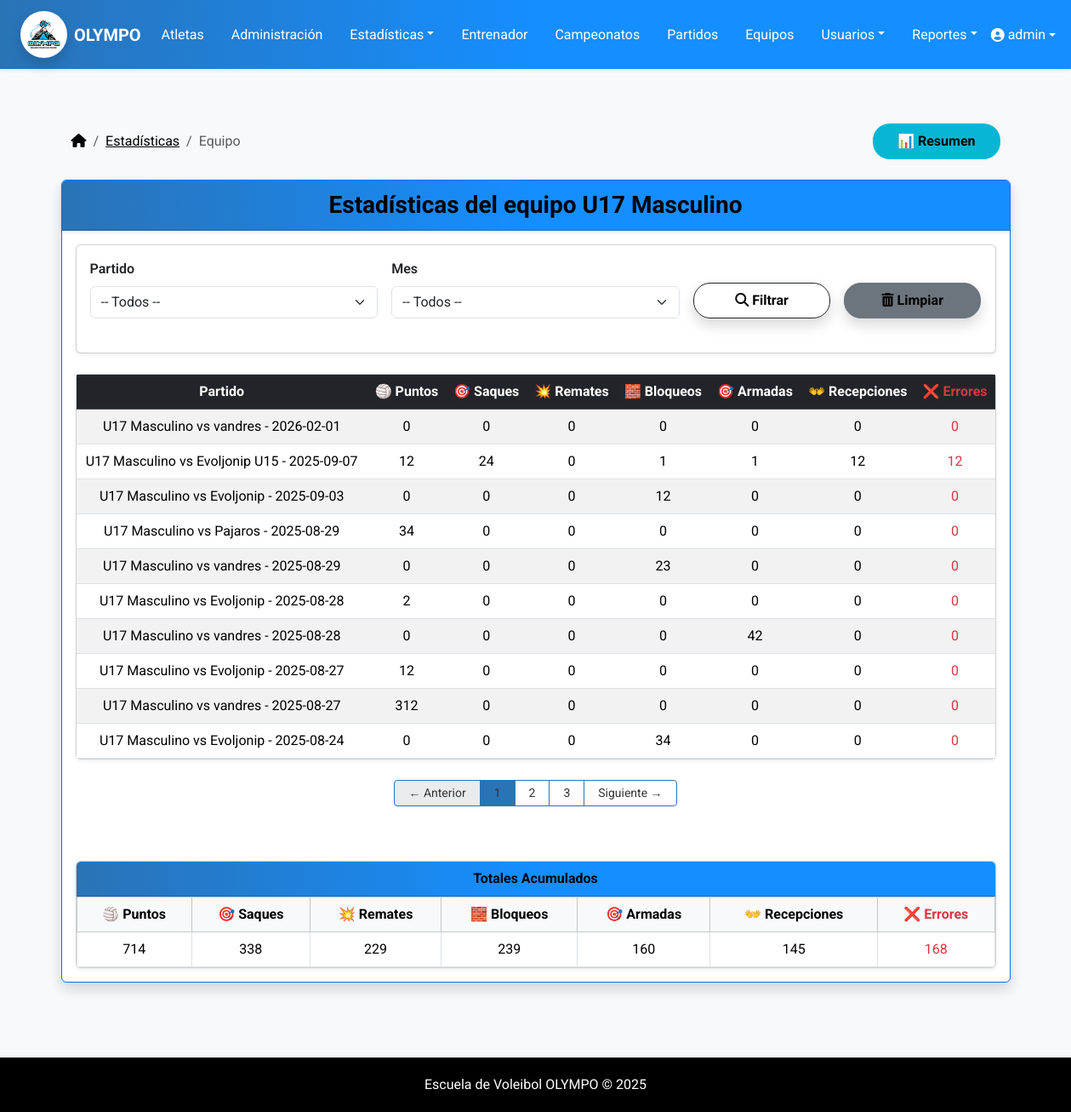
The page /atletas/atletas/estadisticas/equipos/27/ (signed in) on the database its author committed.
### atletas/models.py (models this page shows, shortened)
class Equipo(models.Model):
    SEXO_CHOICES = [
        ('masculino', 'Masculino'),
        ('femenino', 'Femenino'),
        ('mixto', 'Mixto'),
    ]
    nombre = models.CharField(max_length=100)
    entrenador = models.ForeignKey(Entrenador, on_delete=models.CASCADE)
    atletas = models.ManyToManyField(Atleta)
    categoria = models.CharField(max_length=50)
    sexo_equipo = models.CharField(max_length=10, choices=SEXO_CHOICES, null=True, blank=True)
    edad_tope = models.PositiveIntegerField(null=True, blank=True)

class Partido(models.Model):
    ESTADOS = [
        ('programado', 'Programado'),
        ('en_curso', 'En curso'),
        ('finalizado', 'Finalizado'),
        ('cancelado', 'Cancelado'),
    ]
    FORMATOS = [
        ('3-2', 'Ganar 2 de 3 sets'),
        ('5-3', 'Ganar 3 de 5 sets'),
    ]
    equipo_local = models.ForeignKey(Equipo, on_delete=models.CASCADE, related_name='partidos')
    equipo_externo = models.CharField(max_length=100)
    fecha = models.DateField()
    hora = models.TimeField()
    lugar = models.CharField(max_length=150)
    campeonato = models.ForeignKey(Campeonato, on_delete=models.SET_NULL, null=True, blank=True)
    observaciones = models.TextField(blank=True, null=True)
    estado = models.CharField(max_length=20, choices=ESTADOS, default='programado')
    formato_partido = models.CharField(max_length=5, choices=FORMATOS, default='5-3')
    ganador = models.CharField(max_length=20, choices=[('local', 'Equipo Local'), ('externo', 'Equipo Externo')], null=True, blank=True)
    set1_local = models.PositiveIntegerField(null=True, blank=True)
    set1_externo = models.PositiveIntegerField(null=True, blank=True)
    set2_local = models.PositiveIntegerField(null=True, blank=True)
    set2_externo = models.PositiveIntegerField(null=True, blank=True)
    set3_local = models.PositiveIntegerField(null=True, blank=True)
    set3_externo = models.PositiveIntegerField(null=True, blank=True)
    set4_local = models.PositiveIntegerField(null=True, blank=True)
    set4_externo = models.PositiveIntegerField(null=True, blank=True)
    set5_local = models.PositiveIntegerField(null=True, blank=True)
    set5_externo = models.PositiveIntegerField(null=True, blank=True)
    def __str__(self):
        return f"{self.equipo_local.nombre} vs {self.equipo_externo} - {self.fecha}"

### atletas/views.py (the view)
# urls.py: path('atletas/estadisticas/equipos/<int:equipo_id>/', views.ver_estadisticas_equipo_detalle, name='ver_estadisticas_equipo_detalle'),
@user_passes_test(lambda u: es_admin(u) or es_entrenador(u))
def ver_estadisticas_equipo_detalle(request, equipo_id):
    equipo = get_object_or_404(Equipo, id=equipo_id)
    atletas = equipo.atletas.all()
    partido_id = request.GET.get('partido')
    mes = request.GET.get('mes')
    partidos_del_equipo = Partido.objects.filter(equipo_local=equipo)
    if partido_id:
        partidos_del_equipo = partidos_del_equipo.filter(id=partido_id)
    if mes:
        partidos_del_equipo = partidos_del_equipo.filter(fecha__month=mes)
    partidos_del_equipo = partidos_del_equipo.order_by('-fecha')
    estadisticas_por_partido = []
    for partido in partidos_del_equipo:
        estadisticas = Estadistica.objects.filter(
            atleta__in=atletas,
            partido=partido
        )
        resumen = estadisticas.aggregate(
            puntos=Sum('puntos'),
            saques=Sum('saques'),
            remates=Sum('remates'),
            bloqueos=Sum('bloqueos'),
            armadas=Sum('armadas'),
            recepciones=Sum('recepciones'),
            errores=Sum('errores'),
        )
        estadisticas_por_partido.append({
            'partido': partido,
            'resumen': resumen,
        })
    paginator = Paginator(estadisticas_por_partido, 10)
    page_number = request.GET.get('page')
    page_obj = paginator.get_page(page_number)
    totales = Estadistica.objects.filter(
        atleta__in=atletas,
        partido__in=partidos_del_equipo  # ya filtrado por mes y partido
    ).aggregate(
        puntos=Sum('puntos'),
        saques=Sum('saques'),
        remates=Sum('remates'),
        bloqueos=Sum('bloqueos'),
        armadas=Sum('armadas'),
        recepciones=Sum('recepciones'),
        errores=Sum('errores'),
    )
    partidos_disponibles = Partido.objects.filter(equipo_local=equipo).order_by('-fecha')
    meses = [
        (1, "Enero"), (2, "Febrero"), (3, "Marzo"), (4, "Abril"),
        (5, "Mayo"), (6, "Junio"), (7, "Julio"), (8, "Agosto"),
        (9, "Septiembre"), (10, "Octubre"), (11, "Noviembre"), (12, "Diciembre")
    ]
    context = {
        'equipo': equipo,
        'page_obj': page_obj,
        'totales': totales,
        'partidos_disponibles': partidos_disponibles,
        'meses': meses,
        'es_entrenador': es_entrenador(request.user),
    }
    return render(request, 'estadisticas/ver_estadisticas_equipo_detalle.html', context)

### templates/estadisticas/ver_estadisticas_equipo_detalle.html (shortened to what this page needs)
{% extends "base.html" %}
{% block content %}
<div class="container mt-3">
  <div class="row align-items-center mb-4">
    <div class="col-md-6">
      <nav aria-label="breadcrumb">
        <ol class="breadcrumb mb-0">
          <li class="breadcrumb-item">
            <a class="link-body-emphasis" href="{% url 'menu_principal' %}">
              <i class="fa-solid fa-house"></i>
            </a>
          </li>
          <li class="breadcrumb-item">
            <a class="link-body-emphasis" href="{% url 'ver_estadisticas_equipos' %}">
              Estadísticas
            </a>
          </li>
          <li class="breadcrumb-item active" aria-current="page">
            Equipo
          </li>
        </ol>
      </nav>
    </div>
    <div class="col-md-6 d-flex justify-content-md-end">
      {% if is_admin or is_trainer %}
        <a href="{% url 'resumen_estadisticas_equipo' equipo.id %}" class="btn " style="background: #06b6d4;">
          📊 Resumen
        </a>
      {% endif %}
    </div>
  </div>
</div>
<div class="card shadow border border-primary">
  <div class="card-header bg-primary text-white text-center fw-bold fs-3">
    Estadísticas del equipo {{ equipo.nombre }}
  </div>
  <div class="card-body">
<div class="card shadow-sm mb-4">
  <div class="card-body">
    <form method="get" class="row g-3 mb-4 align-items-end">
      <div class="col-lg-4 col-md-6">
        <label class="form-label fw-semibold">Partido</label>
        <select name="partido" class="form-select">
          <option value="">-- Todos --</option>
        </select>
      </div>
      <div class="col-lg-4 col-md-6">
        <label class="form-label fw-semibold">Mes</label>
        <select name="mes" class="form-select">
          <option value="">-- Todos --</option>
        </select>
      </div>
      <div class="col-lg-2 col-6">
        <button type="submit" class="btn btn-outline-dark w-100 shadow">
          <i class="fas fa-search"></i> Filtrar
        </button>
      </div>
      <div class="col-lg-2 col-6">
        <a href="{% url 'ver_estadisticas_equipo_detalle' equipo.id %}" class="btn btn-secondary w-100 shadow">
          <i class="fas fa-trash-alt"></i> Limpiar
        </a>
      </div>
    </form>
  </div>
</div>
<div class="card shadow-sm">
  <div class="card-body p-0">
    <div class="table-responsive">
      <table class="table table-striped mb-0 text-center">
        <thead class="table-dark">
          <tr>
            <th>Partido</th>
            <th>🏐 Puntos</th>
            <th>🎯 Saques</th>
            <th>💥 Remates</th>
            <th>🧱 Bloqueos</th>
            <th>🎯 Armadas</th>
            <th>👐 Recepciones</th>
            <th class="text-danger">❌ Errores</th>
          </tr>
        </thead>
        <tbody>
          {% for item in page_obj %}
          <tr>
            <td>{{ item.partido }}</td>
            <td>{{ item.resumen.puntos|default:0 }}</td>
            <td>{{ item.resumen.saques|default:0 }}</td>
            <td>{{ item.resumen.remates|default:0 }}</td>
            <td>{{ item.resumen.bloqueos|default:0 }}</td>
            <td>{{ item.resumen.armadas|default:0 }}</td>
            <td>{{ item.resumen.recepciones|default:0 }}</td>
            <td class="text-danger">{{ item.resumen.errores|default:0 }}</td>
          </tr>
          {% empty %}
          <tr>
            <td colspan="8">No hay estadísticas registradas para este equipo.</td>
          </tr>
          {% endfor %}
        </tbody>
      </table>
    </div>
  </div>
</div>
<div class="d-flex justify-content-center mt-4">
  <nav>
    <ul class="pagination pagination-sm">
      {% if page_obj.has_previous %}
        <li class="page-item">
          <a class="page-link px-3 py-1" href="?page={{ page_obj.previous_page_number }}{% if request.GET.partido %}&partido={{ request.GET.partido }}{% endif %}{% if request.GET.mes %}&mes={{ request.GET.mes }}{% endif %}">
            ← Anterior
          </a>
        </li>
      {% else %}
        <li class="page-item disabled">
          <span class="page-link px-3 py-1">← Anterior</span>
        </li>
      {% endif %}
      {% for num in page_obj.paginator.page_range %}
        {% if page_obj.number == num %}
          <li class="page-item active">
            <span class="page-link px-3 py-1">{{ num }}</span>
          </li>
        {% else %}
          <li class="page-item">
            <a class="page-link px-3 py-1" href="?page={{ num }}{% if request.GET.partido %}&partido={{ request.GET.partido }}{% endif %}{% if request.GET.mes %}&mes={{ request.GET.mes }}{% endif %}">
              {{ num }}
            </a>
          </li>
        {% endif %}
      {% endfor %}
      {% if page_obj.has_next %}
        <li class="page-item">
          <a class="page-link px-3 py-1" href="?page={{ page_obj.next_page_number }}{% if request.GET.partido %}&partido={{ request.GET.partido }}{% endif %}{% if request.GET.mes %}&mes={{ request.GET.mes }}{% endif %}">
            Siguiente →
          </a>
        </li>
      {% else %}
        <li class="page-item disabled">
          <span class="page-link px-3 py-1">Siguiente →</span>
        </li>
      {% endif %}
    </ul>
  </nav>
</div>
    <div class="card shadow-sm mt-5">
      <div class="card-header bg-secondary text-white text-center fw-bold">
        Totales Acumulados
      </div>
      <div class="card-body p-0">
        <table class="table table-bordered text-center mb-0">
          <thead class="table-light">
            <tr>
              <th>🏐 Puntos</th>
              <th>🎯 Saques</th>
              <th>💥 Remates</th>
              <th>🧱 Bloqueos</th>
              <th>🎯 Armadas</th>
              <th>👐 Recepciones</th>
              <th class="text-danger">❌ Errores</th>
            </tr>
          </thead>
          <tbody>
            <tr>
              <td>{{ totales.puntos|default:"0" }}</td>
              <td>{{ totales.saques|default:"0" }}</td>
              <td>{{ totales.remates|default:"0" }}</td>
              <td>{{ totales.bloqueos|default:"0" }}</td>
              <td>{{ totales.armadas|default:"0" }}</td>
              <td>{{ totales.recepciones|default:"0" }}</td>
              <td class="text-danger">{{ totales.errores|default:"0" }}</td>
            </tr>
          </tbody>
        </table>
      </div>
    </div>
  </div>
</div>
{% endblock %}

### templates/base.html (shortened to what this page needs)
<!DOCTYPE html>
{% load static %}
<html lang="es">
<head>
    <link href="https://cdn.jsdelivr.net/npm/bootstrap@5.3.3/dist/css/bootstrap.min.css" rel="stylesheet">
    <link rel="stylesheet" href="https://cdnjs.cloudflare.com/ajax/libs/font-awesome/6.5.0/css/all.min.css">
    <link rel="stylesheet" href="{% static 'css/estilos.css' %}">
</head>
<body>
    <nav class="navbar navbar-expand-lg bg-escovol navbar-dark shadow-sm">
        <div class="container-fluid px-4">
            <a class="navbar-brand d-flex align-items-center">
                <img src="{% static 'img/logo-olympo.jpeg' %}" alt="Logo Olympo" width="55" height="55" class="me-2 rounded-circle shadow">
                <span class="fw-bold text-white">OLYMPO</span>
            </a>
            <div class="collapse navbar-collapse justify-content-between" id="navbarMenu">
                <ul class="navbar-nav mx-auto gap-3">
                    {% if is_admin or is_trainer %}
                        <li class="nav-item"><a class="nav-link text-white" href="{% url 'lista_atletas' %}">Atletas</a></li>
                        <li class="nav-item"><a class="nav-link text-white" href="{% url 'administracion' %}">Administración</a></li>
                        <li class="nav-item dropdown">
                            <a class="nav-link dropdown-toggle text-white" href="#" data-bs-toggle="dropdown">Estadísticas</a>
                        </li>
                        <li class="nav-item"><a class="nav-link text-white" href="{% url 'lista_entrenadores' %}">Entrenador</a></li>
                        <li class="nav-item"><a class="nav-link text-white" href="{% url 'lista_campeonatos' %}">Campeonatos</a></li>
                        <li class="nav-item"><a class="nav-link text-white" href="{% url 'lista_partidos' %}">Partidos</a></li>
                        <li class="nav-item"><a class="nav-link text-white" href="{% url 'listar_equipos' %}">Equipos</a></li>
                        {% if is_admin %}
                            <li class="nav-item dropdown">
                                <a class="nav-link dropdown-toggle text-white" href="#" data-bs-toggle="dropdown">Usuarios</a>
                            </li>
                        {% endif %}
                        <li class="nav-item dropdown">
                            <a class="nav-link dropdown-toggle text-white" href="#" data-bs-toggle="dropdown">Reportes</a>
                        </li>
                    {% endif %}
                </ul>
                <ul class="navbar-nav">
                    {% if user.is_authenticated %}
                        <li class="nav-item dropdown">
                            <a class="nav-link dropdown-toggle d-flex align-items-center text-white" href="#" role="button" data-bs-toggle="dropdown">
                                <i class="fa-solid fa-user-circle me-1"></i>
                                {{ user.get_full_name|default:user.username }}
                            </a>
                        </li>
                    {% else %}
                        <li class="nav-item">
                            <a class="nav-link text-white fw-semibold" href="{% url 'login' %}">
                                <i class="fas fa-sign-in-alt me-1"></i> Iniciar sesión
                            </a>
                        </li>
                    {% endif %}
                </ul>
            </div>
        </div>
    </nav>
    <main class="container py-5">
        {% block content %}{% endblock %}
    </main>
    <footer>
        Escuela de Voleibol OLYMPO © {{ year|default:2025 }}
    </footer>
</body>
</html>

### rows shown on the page
Equipo: nombre "U17 Masculino"
Partido: partido "U17 Masculino vs vandres - 2026-02-01", resumen.puntos "0", resumen.saques "0", resumen.remates "0", resumen.bloqueos "0", resumen.armadas "0", resumen.recepciones "0", resumen.errores "0"
Partido: partido "U17 Masculino vs Evoljonip U15 - 2025-09-07", resumen.puntos "12", resumen.saques "24", resumen.remates "0", resumen.bloqueos "1", resumen.armadas "1", resumen.recepciones "12", resumen.errores "12"
Partido: partido "U17 Masculino vs Evoljonip - 2025-09-03", resumen.puntos "0", resumen.saques "0", resumen.remates "0", resumen.bloqueos "12", resumen.armadas "0", resumen.recepciones "0", resumen.errores "0"
Partido: partido "U17 Masculino vs Pajaros - 2025-08-29", resumen.puntos "34", resumen.saques "0", resumen.remates "0", resumen.bloqueos "0", resumen.armadas "0", resumen.recepciones "0", resumen.errores "0"
Partido: partido "U17 Masculino vs vandres - 2025-08-29", resumen.puntos "0", resumen.saques "0", resumen.remates "0", resumen.bloqueos "23", resumen.armadas "0", resumen.recepciones "0", resumen.errores "0"
Partido: partido "U17 Masculino vs Evoljonip - 2025-08-28", resumen.puntos "2", resumen.saques "0", resumen.remates "0", resumen.bloqueos "0", resumen.armadas "0", resumen.recepciones "0", resumen.errores "0"
Partido: partido "U17 Masculino vs vandres - 2025-08-28", resumen.puntos "0", resumen.saques "0", resumen.remates "0", resumen.bloqueos "0", resumen.armadas "42", resumen.recepciones "0", resumen.errores "0"
Partido: partido "U17 Masculino vs Evoljonip - 2025-08-27", resumen.puntos "12", resumen.saques "0", resumen.remates "0", resumen.bloqueos "0", resumen.armadas "0", resumen.recepciones "0", resumen.errores "0"
Partido: partido "U17 Masculino vs vandres - 2025-08-27", resumen.puntos "312", resumen.saques "0", resumen.remates "0", resumen.bloqueos "0", resumen.armadas "0", resumen.recepciones "0", resumen.errores "0"
Partido: partido "U17 Masculino vs Evoljonip - 2025-08-24", resumen.puntos "0", resumen.saques "0", resumen.remates "0", resumen.bloqueos "34", resumen.armadas "0", resumen.recepciones "0", resumen.errores "0"

### other values the page prints
{{ user.get_full_name|default:user.username }} "admin"
{{ num }} "1"
{{ num }} "2" "3"
{{ totales.puntos|default:"0" }} "714"
{{ totales.saques|default:"0" }} "338"
{{ totales.remates|default:"0" }} "229"
{{ totales.bloqueos|default:"0" }} "239"
{{ totales.armadas|default:"0" }} "160"
{{ totales.recepciones|default:"0" }} "145"
{{ totales.errores|default:"0" }} "168"
{{ year|default:2025 }} "2025"
